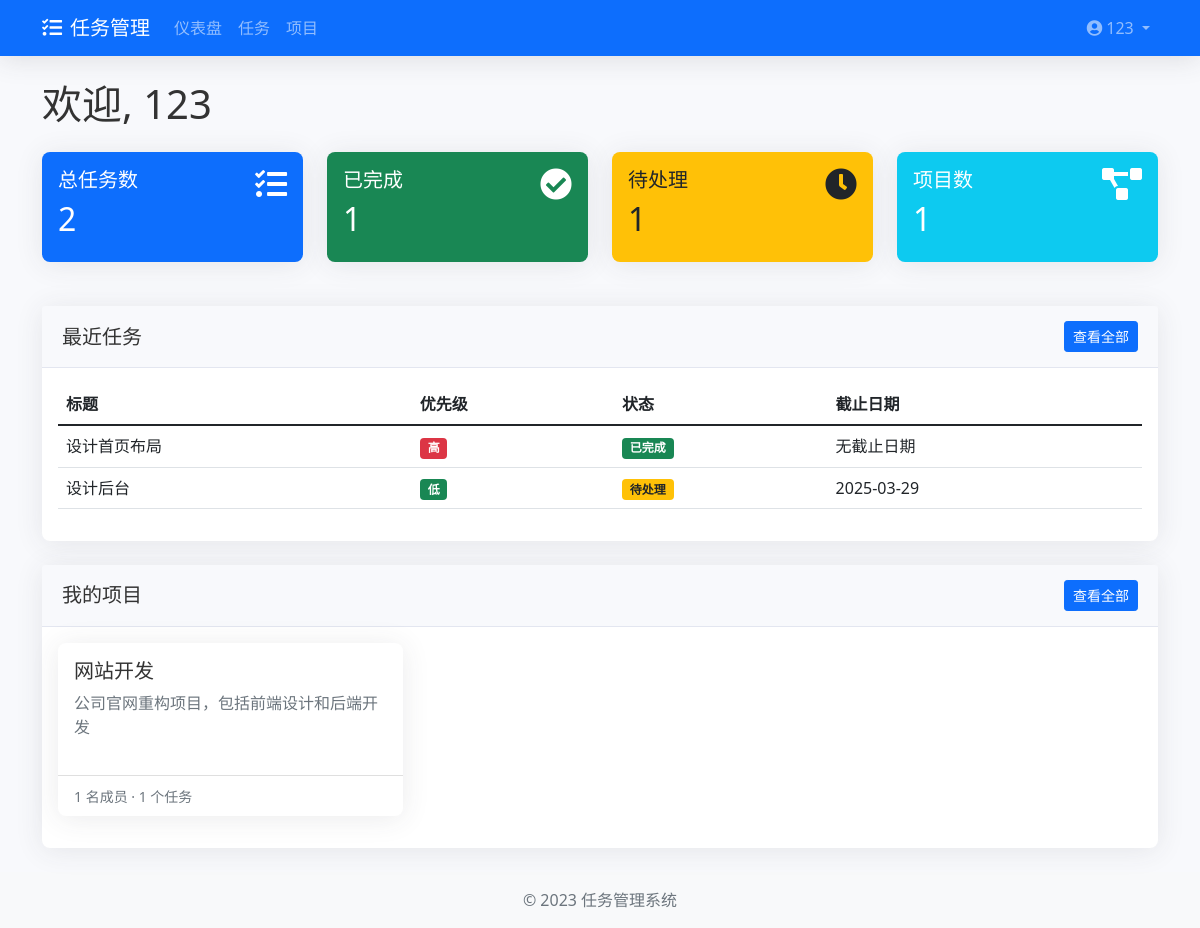
The page /dashboard (signed in) on the database its author committed.
### models.py (models this page shows, shortened)
class User(db.Model):
    id = db.Column(db.Integer, primary_key=True)
    username = db.Column(db.String(80), unique=True, nullable=False)
    email = db.Column(db.String(120), unique=True, nullable=False)
    password = db.Column(db.String(200), nullable=False)
    created_at = db.Column(db.DateTime, default=datetime.utcnow)
    created_tasks = db.relationship('Task', backref='creator', lazy=True, foreign_keys='Task.creator_id')
    assigned_tasks = db.relationship('Task', backref='assignee', lazy=True, foreign_keys='Task.assignee_id')
    owned_projects = db.relationship('Project', backref='owner', lazy=True)

class Task(db.Model):
    id = db.Column(db.Integer, primary_key=True)
    title = db.Column(db.String(100), nullable=False)
    description = db.Column(db.Text)
    status = db.Column(db.String(20), default='pending')  # pending, in_progress, completed
    priority = db.Column(db.String(20), default='medium')  # low, medium, high
    due_date = db.Column(db.Date)
    created_at = db.Column(db.DateTime, default=datetime.utcnow)
    updated_at = db.Column(db.DateTime, default=datetime.utcnow, onupdate=datetime.utcnow)
    creator_id = db.Column(db.Integer, db.ForeignKey('user.id'), nullable=False)
    assignee_id = db.Column(db.Integer, db.ForeignKey('user.id'))
    project_id = db.Column(db.Integer, db.ForeignKey('project.id'))

class Project(db.Model):
    id = db.Column(db.Integer, primary_key=True)
    name = db.Column(db.String(100), nullable=False)
    description = db.Column(db.Text)
    created_at = db.Column(db.DateTime, default=datetime.utcnow)
    updated_at = db.Column(db.DateTime, default=datetime.utcnow, onupdate=datetime.utcnow)
    owner_id = db.Column(db.Integer, db.ForeignKey('user.id'), nullable=False)
    tasks = db.relationship('Task', backref='project', lazy=True)
    members = db.relationship('User', secondary=project_members, lazy='subquery',
                              backref=db.backref('projects', lazy=True))

### app.py (the view)
@app.route('/dashboard')
def dashboard():
    if 'user_id' not in session:
        flash('请先登录！', 'warning')
        return redirect(url_for('login'))
    user = User.query.get(session['user_id'])
    tasks = Task.query.filter_by(assignee_id=user.id).order_by(Task.due_date).all()
    user_projects = db.session.query(Project).join(project_members).filter(
        project_members.c.user_id == user.id
    ).all()
    stats = {
        'total_tasks': len(tasks),
        'completed_tasks': len([t for t in tasks if t.status == 'completed']),
        'pending_tasks': len([t for t in tasks if t.status == 'pending']),
        'total_projects': len(user_projects)
    }
    return render_template('dashboard/dashboard.html', user=user, tasks=tasks,
                           projects=user_projects, stats=stats)

### templates/dashboard/dashboard.html (shortened to what this page needs)
{% extends 'base.html' %}
{% block content %}
<div class="dashboard-container">
    <h1 class="mb-4">欢迎, {{ user.username }}</h1>
    <div class="row mb-4">
        <div class="col-md-3">
            <div class="card bg-primary text-white">
                <div class="card-body">
                    <div class="d-flex justify-content-between">
                        <div>
                            <h5 class="card-title">总任务数</h5>
                            <h2>{{ stats.total_tasks }}</h2>
                        </div>
                        <i class="fas fa-tasks fa-2x"></i>
                    </div>
                </div>
            </div>
        </div>
        <div class="col-md-3">
            <div class="card bg-success text-white">
                <div class="card-body">
                    <div class="d-flex justify-content-between">
                        <div>
                            <h5 class="card-title">已完成</h5>
                            <h2>{{ stats.completed_tasks }}</h2>
                        </div>
                        <i class="fas fa-check-circle fa-2x"></i>
                                            </div>
                                            </div>
                                            </div>
                                            </div>
                                            <div class="col-md-3">
                                                <div class="card bg-warning text-dark">
                                                    <div class="card-body">
                                                        <div class="d-flex justify-content-between">
                                                            <div>
                                                                <h5 class="card-title">待处理</h5>
                                                                <h2>{{ stats.pending_tasks }}</h2>
                                                            </div>
                                                            <i class="fas fa-clock fa-2x"></i>
                                                        </div>
                                                    </div>
                                                </div>
                                            </div>
                                            <div class="col-md-3">
                                                <div class="card bg-info text-white">
                                                    <div class="card-body">
                                                        <div class="d-flex justify-content-between">
                                                            <div>
                                                                <h5 class="card-title">项目数</h5>
                                                                <h2>{{ stats.total_projects }}</h2>
                                                            </div>
                                                            <i class="fas fa-project-diagram fa-2x"></i>
                                                        </div>
                                                    </div>
                                                </div>
                                            </div>
                                            </div>
                                            <div class="card mb-4">
                                                <div class="card-header d-flex justify-content-between align-items-center">
                                                    <h5 class="mb-0">最近任务</h5>
                                                    <a href="{{ url_for('tasks') }}" class="btn btn-sm btn-primary">查看全部</a>
                                                </div>
                                                <div class="card-body">
                                                    {% if tasks %}
                                                    <div class="table-responsive">
                                                        <table class="table table-hover">
                                                            <thead>
                                                                <tr>
                                                                    <th>标题</th>
                                                                    <th>优先级</th>
                                                                    <th>状态</th>
                                                                    <th>截止日期</th>
                                                                </tr>
                                                            </thead>
                                                            <tbody>
                                                                {% for task in tasks[:5] %}
                                                                <tr>
                                                                    <td>{{ task.title }}</td>
                                                                    <td>
                                                                        <span
                                                                            class="badge {% if task.priority == 'high' %}bg-danger{% elif task.priority == 'medium' %}bg-warning text-dark{% else %}bg-success{% endif %}">
                                                                            {{ {'high': '高', 'medium': '中', 'low': '低'}[task.priority] }}
                                                                        </span>
                                                                    </td>
                                                                    <td>
                                                                        <span
                                                                            class="badge {% if task.status == 'completed' %}bg-success{% elif task.status == 'in_progress' %}bg-info{% else %}bg-warning text-dark{% endif %}">
                                                                            {{ {'completed': '已完成', 'in_progress': '进行中', 'pending': '待处理'}[task.status] }}
                                                                        </span>
                                                                    </td>
                                                                    <td>{{ task.due_date.strftime('%Y-%m-%d') if task.due_date else '无截止日期' }}</td>
                                                                </tr>
                                                                {% endfor %}
                                                            </tbody>
                                                        </table>
                                                    </div>
                                                    {% else %}
                                                    <p class="text-center">暂无任务</p>
                                                    {% endif %}
                                                </div>
                                            </div>
                                            <div class="card">
                                                <div class="card-header d-flex justify-content-between align-items-center">
                                                    <h5 class="mb-0">我的项目</h5>
                                                    <a href="{{ url_for('projects') }}" class="btn btn-sm btn-primary">查看全部</a>
                                                </div>
                                                <div class="card-body">
                                                    {% if projects %}
                                                    <div class="row">
                                                        {% for project in projects[:3] %}
                                                        <div class="col-md-4 mb-3">
                                                            <div class="card h-100">
                                                                <div class="card-body">
                                                                    <h5 class="card-title">{{ project.name }}</h5>
                                                                    <p class="card-text text-muted">{{ project.description[:100] + '...' if project.description and
                                                                        project.description|length > 100 else project.description or '无描述' }}</p>
                                                                </div>
                                                                <div class="card-footer bg-transparent">
                                                                    <small class="text-muted">{{ project.members|length }} 名成员 · {{ project.tasks|length }}
                                                                        个任务</small>
                                                                </div>
                                                            </div>
                                                        </div>
                                                        {% endfor %}
                                                    </div>
                                                    {% else %}
                                                    <p class="text-center">暂无项目</p>
                                                    {% endif %}
                                                </div>
                                            </div>
                                            </div>
                                            {% endblock %}

### templates/base.html (shortened to what this page needs)
<!DOCTYPE html>
<html lang="zh-CN">
<head>
    <link href="https://cdn.jsdelivr.net/npm/bootstrap@5.1.3/dist/css/bootstrap.min.css" rel="stylesheet">
    <link rel="stylesheet" href="https://cdnjs.cloudflare.com/ajax/libs/font-awesome/5.15.4/css/all.min.css">
    <link rel="stylesheet" href="{{ url_for('static', filename='css/style.css') }}">
</head>
<body>
    <nav class="navbar navbar-expand-lg navbar-dark bg-primary">
        <div class="container">
            <a class="navbar-brand" href="{{ url_for('index') }}">
                <i class="fas fa-tasks me-2"></i>任务管理
            </a>
            <div class="collapse navbar-collapse" id="navbarNav">
                <ul class="navbar-nav me-auto">
                    {% if session.get('user_id') %}
                    <li class="nav-item">
                        <a class="nav-link" href="{{ url_for('dashboard') }}">仪表盘</a>
                    </li>
                    <li class="nav-item">
                        <a class="nav-link" href="{{ url_for('tasks') }}">任务</a>
                    </li>
                    <li class="nav-item">
                        <a class="nav-link" href="{{ url_for('projects') }}">项目</a>
                    </li>
                    {% endif %}
                </ul>
                <ul class="navbar-nav">
                    {% if session.get('user_id') %}
                    <li class="nav-item dropdown">
                        <a class="nav-link dropdown-toggle" href="#" id="userDropdown" role="button"
                            data-bs-toggle="dropdown">
                            <i class="fas fa-user-circle me-1"></i>{{ session.get('username', '用户') }}
                        </a>
                    </li>
                    {% endif %}
                </ul>
            </div>
        </div>
    </nav>
    <main class="container my-4">
        {% block content %}{% endblock %}
    </main>
    <footer class="footer mt-auto py-3 bg-light">
        <div class="container text-center">
            <span class="text-muted">© 2023 任务管理系统</span>
        </div>
    </footer>
</body>
</html>

### static/css/style.css (style rules this page uses)
body { font-family: 'Segoe UI', Roboto, 'Helvetica Neue', Arial, sans-serif; background-color: #f8f9fc; color: #333; }
.card { border: none; border-radius: 8px; box-shadow: 0 0.15rem 1.75rem 0 rgba(58, 59, 69, 0.1); margin-bottom: 20px; }
.card-header { background-color: #f8f9fc; border-bottom: 1px solid #e3e6f0; padding: 15px 20px; }
.navbar { box-shadow: 0 0.15rem 1.75rem 0 rgba(58, 59, 69, 0.15); }
.dashboard-container, .tasks-container, .projects-container { margin-top: 20px; }

### rows shown on the page
User: username "123"
Task: title "设计首页布局", priority "高", status "已完成", due_date "无截止日期"
Task: title "设计后台", priority "低", status "待处理", due_date "2025-03-29"
Project: name "网站开发", description "公司官网重构项目，包括前端设计和后端开发", members|length "1", tasks|length "1"

### other values the page prints
{{ session.get('username', '用户') }} "123"
{{ stats.total_tasks }} "2"
{{ stats.completed_tasks }} "1"
{{ stats.pending_tasks }} "1"
{{ stats.total_projects }} "1"
